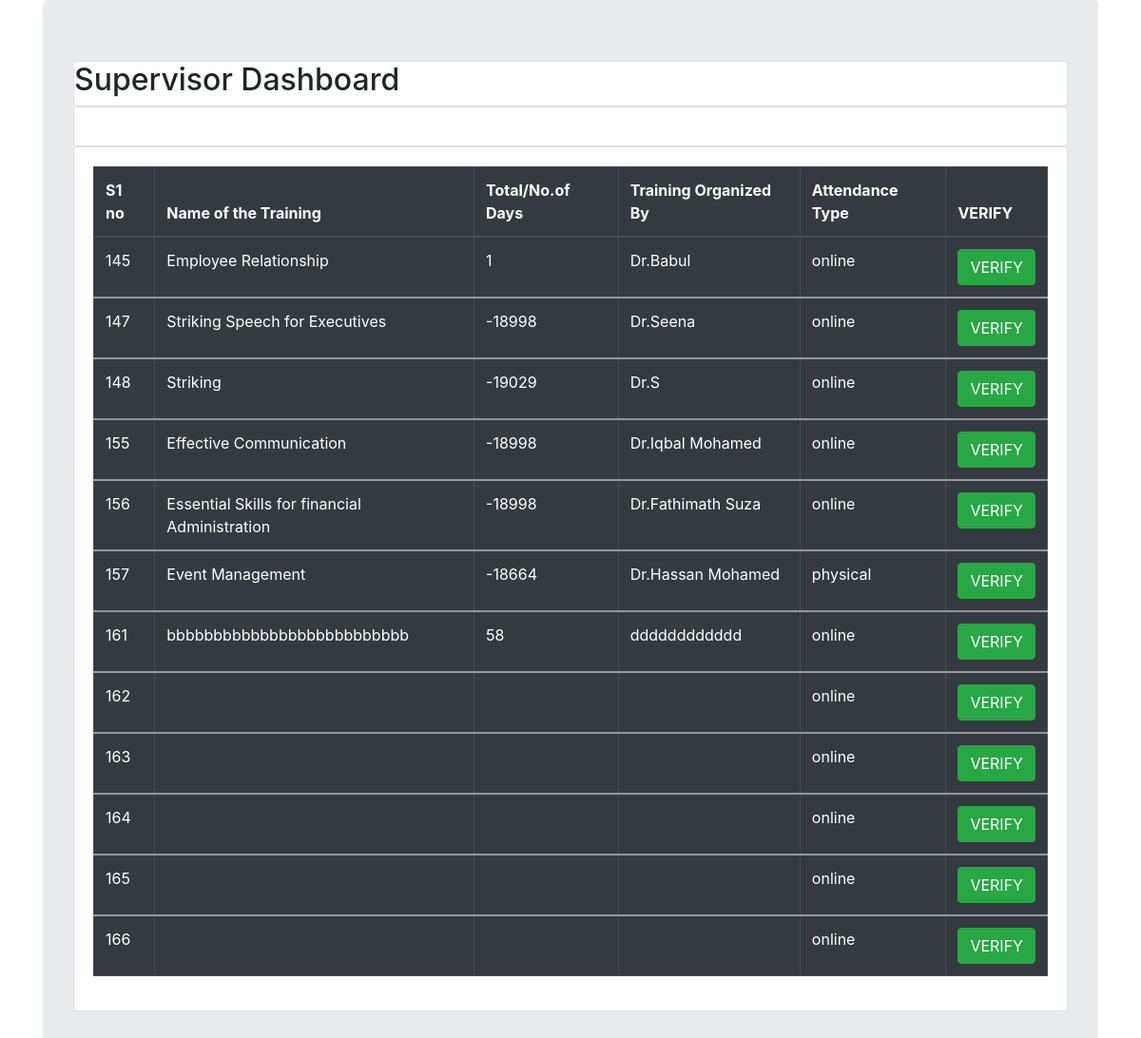
Screenshot of /supervisor.php with the database file from the repository.
### tables this page shows
CREATE TABLE `crud` (
  `id` int(11) NOT NULL,
  `name` varchar(100) NOT NULL,
  `startdatestarttime` datetime NOT NULL,
  `enddateendtime` datetime NOT NULL,
  `totalnohours` varchar(11) NOT NULL,
  `trainingorganized` varchar(25) NOT NULL,
  `attendancetype` enum('online','physical','','') NOT NULL,
  `typeoftraining` enum('training','workshop','seminar','conference','shortcourse',',') NOT NULL,
  `trainingoutcomes` text NOT NULL,
  `mytrainingdocs` varchar(250) NOT NULL,
  `supervisor_approval` tinyint(1) DEFAULT 0,
  `supervisor_comment` text DEFAULT NULL,
  `hr_approval` tinyint(1) NOT NULL DEFAULT 0,
  `hr_comment` text DEFAULT NULL
);

### supervisor.php (the view, shortened to what this page needs)
<!DOCTYPE html>
<html lang="en">
<head>
    <link rel="stylesheet" href="https://stackpath.bootstrapcdn.com/bootstrap/4.2.1/css/bootstrap.min.css">
    <link rel="stylesheet" href="https://cdn.datatables.net/1.10.18/css/dataTables.bootstrap4.min.css">
    <link rel="stylesheet" href="https://stackpath.bootstrapcdn.com/bootstrap/4.2.1/css/bootstrap.min.css">
    <link rel="stylesheet" href="https://cdn.datatables.net/1.10.18/css/dataTables.bootstrap4.min.css">
    <link rel="stylesheet" href="https://stackpath.bootstrapcdn.com/bootstrap/4.5.0/css/bootstrap.min.css">
    <link rel="stylesheet" href="https://maxcdn.bootstrapcdn.com/bootstrap/4.5.2/css/bootstrap.min.css">
</head>
<body>
    <div class="container">
        <div class="jumbotron">
            <div class="card">
                <h2>Supervisor Dashboard</h2>
            </div>
            <div class="card">
                <div class="card-body">
                </div>
            </div>
            <div class="card">
                <div class="card-body">
                    <?php
                $connection = mysqli_connect("localhost","root","");
                $query = "SELECT * FROM crud";
                $query_run = mysqli_query($connection, $query);
            ?>
                    <table id="datatableid" class="table table-bordered table-dark">
                        <thead>
                            <tr>
                                <th scope="col">S1 no</th>
                                <th scope="col">Name of the Training</th>
                                <th scope="col">Total/No.of Days</th>
                                <th scope="col">Training Organized By</th>
                                <th scope="col">Attendance Type</th>
                                <th scope="col">VERIFY</th>
                            </tr>
                        </thead>
                        <?php
                if($query_run)
                {
                    foreach($query_run as $row)
                    {
            ?>
                        <tbody>
                            <tr>
                                <td> <?php echo $row['id']; ?> </td>
                                <td> <?php echo $row['name']; ?> </td>
                                <td> <?php echo $row['totalnohours']; ?> </td>
                                <td> <?php echo $row['trainingorganized']; ?> </td>
                                <td> <?php echo $row['attendancetype']; ?> </td>
                                <td>
                                    <button type="button" class="btn btn-success editbtn"> VERIFY </button>
                                </td>
                            </tr>
                        </tbody>
                        <?php
                    }
                }
                else
                {
                    echo "No Record Found";
                }
            ?>
                    </table>
                </div>
            </div>
        </div>
    </div>
</body>
</html>

### rows the page displays
crud: id "145", name "Employee Relationship", totalnohours "1", trainingorganized "Dr.Babul", attendancetype "online"
crud: id "147", name "Striking Speech for Executives", totalnohours "-18998", trainingorganized "Dr.Seena", attendancetype "online"
crud: id "148", name "Striking", totalnohours "-19029", trainingorganized "Dr.S", attendancetype "online"
crud: id "155", name "Effective Communication", totalnohours "-18998", trainingorganized "Dr.Iqbal Mohamed", attendancetype "online"
crud: id "156", name "Essential Skills for financial Administration", totalnohours "-18998", trainingorganized "Dr.Fathimath Suza", attendancetype "online"
crud: id "157", name "Event Management", totalnohours "-18664", trainingorganized "Dr.Hassan Mohamed", attendancetype "physical"
crud: id "161", name "bbbbbbbbbbbbbbbbbbbbbbbbbb", totalnohours "58", trainingorganized "dddddddddddd", attendancetype "online"
crud: id "162", attendancetype "online"
crud: id "163", attendancetype "online"
crud: id "164", attendancetype "online"
crud: id "165", attendancetype "online"
crud: id "166", attendancetype "online"
